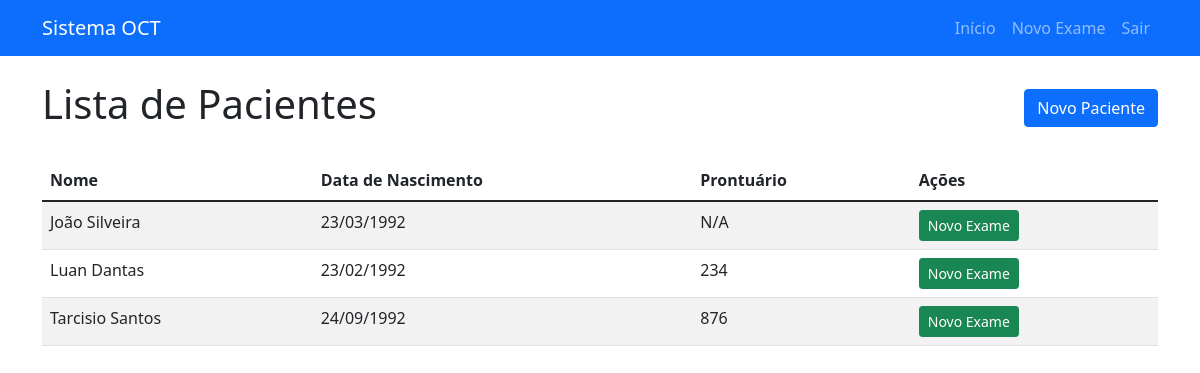
/pacientes/ (signed in), run on the app's committed database.
### core/models.py (models this page shows, shortened)
class Paciente(models.Model):
    nome = models.CharField(max_length=200, verbose_name="Nome do Paciente")
    data_nascimento = models.DateField(verbose_name="Data de Nascimento")
    prontuario = models.CharField(max_length=50, blank=True, null=True, verbose_name="Prontuário")
    criado_em = models.DateTimeField(auto_now_add=True)
    class Meta:
        verbose_name = "Paciente"
        verbose_name_plural = "Pacientes"
        ordering = ['nome']

### core/views.py (the view)
# urls.py: path('pacientes/', views.paciente_list, name='paciente_list'),
@login_required
def paciente_list(request):
    pacientes = Paciente.objects.all().order_by('nome')
    return render(request, 'core/paciente_list.html', {'pacientes': pacientes})

### core/templates/core/paciente_list.html (shortened to what this page needs)
<!DOCTYPE html>
<html lang="pt-br">
<head>
    <link href="https://cdn.jsdelivr.net/npm/bootstrap@5.1.3/dist/css/bootstrap.min.css" rel="stylesheet">
</head>
<body>
    <nav class="navbar navbar-expand-lg navbar-dark bg-primary">
        <div class="container">
            <a class="navbar-brand" href="{% url 'home' %}">Sistema OCT</a>
            <div class="navbar-nav ms-auto">
                <a class="nav-link" href="{% url 'home' %}">Início</a>
                <a class="nav-link" href="{% url 'exame_create' %}">Novo Exame</a>
                <a class="nav-link" href="{% url 'logout' %}">Sair</a>
            </div>
        </div>
    </nav>
    <div class="container mt-4">
        <div class="d-flex justify-content-between align-items-center mb-4">
            <h1>Lista de Pacientes</h1>
            <a href="{% url 'paciente_create' %}" class="btn btn-primary">Novo Paciente</a>
        </div>
        {% if pacientes %}
            <div class="table-responsive">
                <table class="table table-striped">
                    <thead>
                        <tr>
                            <th>Nome</th>
                            <th>Data de Nascimento</th>
                            <th>Prontuário</th>
                            <th>Ações</th>
                        </tr>
                    </thead>
                    <tbody>
                        {% for paciente in pacientes %}
                        <tr>
                            <td>{{ paciente.nome }}</td>
                            <td>{{ paciente.data_nascimento|date:"d/m/Y" }}</td>
                            <td>{{ paciente.prontuario|default:"N/A" }}</td>
                            <td>
                                <a href="{% url 'exame_create' %}?paciente={{ paciente.id }}" class="btn btn-sm btn-success">Novo Exame</a>
                            </td>
                        </tr>
                        {% endfor %}
                    </tbody>
                </table>
            </div>
        {% else %}
            <div class="alert alert-info">
                <p>Nenhum paciente cadastrado ainda.</p>
                <a href="{% url 'paciente_create' %}" class="btn btn-primary">Cadastrar Primeiro Paciente</a>
            </div>
        {% endif %}
    </div>
</body>
</html>

### data on the page
Paciente: nome "João Silveira", data_nascimento "23/03/1992", prontuario "N/A"
Paciente: nome "Luan Dantas", data_nascimento "23/02/1992", prontuario "234"
Paciente: nome "Tarcisio Santos", data_nascimento "24/09/1992", prontuario "876"
